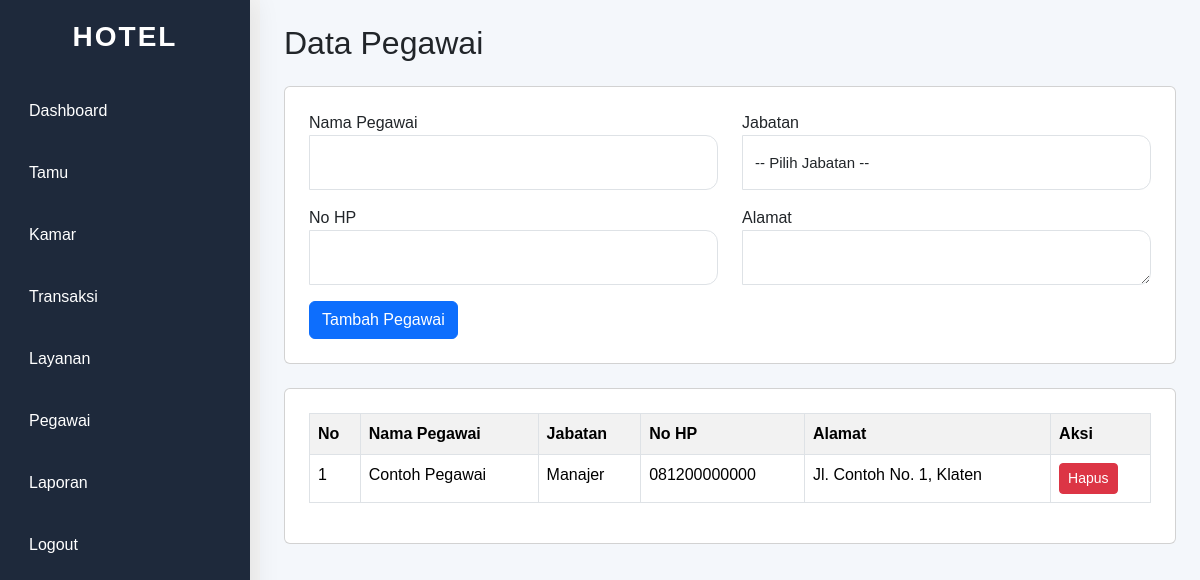
Screenshot of /pegawai.php (signed in) with the database file from the repository.
### tables this page shows
CREATE TABLE `pegawai` (
  `id_pegawai` int(11) NOT NULL AUTO_INCREMENT,
  `nama_pegawai` varchar(100) DEFAULT NULL,
  `jabatan` varchar(50) DEFAULT NULL,
  `no_hp` varchar(20) DEFAULT NULL,
  `alamat` text DEFAULT NULL,
  PRIMARY KEY (`id_pegawai`)
);

### src/pegawai.php (the view, shortened to what this page needs)
<?php
include 'koneksi.php';
include 'template/header.php';
include 'template/sidebar.php';
?>
<div class="content p-4">
    <h2 class="mb-4">Data Pegawai</h2>
    <div class="card p-4 mb-4">
        <form method="POST">
            <div class="row mb-3">
                <div class="col-md-6">
                    <label>Nama Pegawai</label>
                    <input
                        type="text"
                        name="nama_pegawai"
                        class="form-control"
                        required>
                </div>
                <div class="col-md-6">
                    <label>Jabatan</label>
                    <select
                        name="jabatan"
                        class="form-control"
                        required>
                        <option value="">-- Pilih Jabatan --</option>
                    </select>
                </div>
            </div>
            <div class="row mb-3">
                <div class="col-md-6">
                    <label>No HP</label>
                    <input
                        type="text"
                        name="no_hp"
                        class="form-control">
                </div>
                <div class="col-md-6">
                    <label>Alamat</label>
                    <textarea
                        name="alamat"
                        class="form-control"></textarea>
                </div>
            </div>
            <button
                type="submit"
                name="tambah"
                class="btn btn-primary">
                Tambah Pegawai
            </button>
        </form>
    </div>
    <div class="card p-4">
        <table class="table table-bordered table-striped bg-white">
            <tr>
                <th>No</th>
                <th>Nama Pegawai</th>
                <th>Jabatan</th>
                <th>No HP</th>
                <th>Alamat</th>
                <th>Aksi</th>
            </tr>
            <?php
            $no = 1;
            $pegawai_query = mysqli_query($conn, "
                SELECT * FROM pegawai
                ORDER BY id_pegawai DESC
            ");
            while($data = mysqli_fetch_array($pegawai_query)){
            ?>
            <tr>
                <td><?= $no++; ?></td>
                <td><?= $data['nama_pegawai']; ?></td>
                <td><?= $data['jabatan']; ?></td>
                <td><?= $data['no_hp']; ?></td>
                <td><?= $data['alamat']; ?></td>
                <td>
                    <a
                        href="?hapus=<?= $data['id_pegawai']; ?>"
                        class="btn btn-danger btn-sm"
                        onclick="return confirm('Yakin ingin menghapus pegawai ini?')">
                        Hapus
                    </a>
                </td>
            </tr>
            <?php } ?>
        </table>
    </div>
</div>
<?php include 'template/footer.php'; ?>

### src/asset/css/style.css (style rules this page uses)
body { margin:0; font-family:Arial, Helvetica, sans-serif; background:#f5f5f5; }
.content { margin-left:260px; padding:35px; background:#f4f7fb; min-height:100vh; }
.form-control { height:55px; border:1px solid #dee2e6; border-radius:0 12px 12px 0; box-shadow:none !important; font-size:15px; }

### rows the page displays
pegawai: nama_pegawai "Contoh Pegawai", jabatan "Manajer", no_hp "081200000000", alamat "Jl. Contoh No. 1, Klaten"
